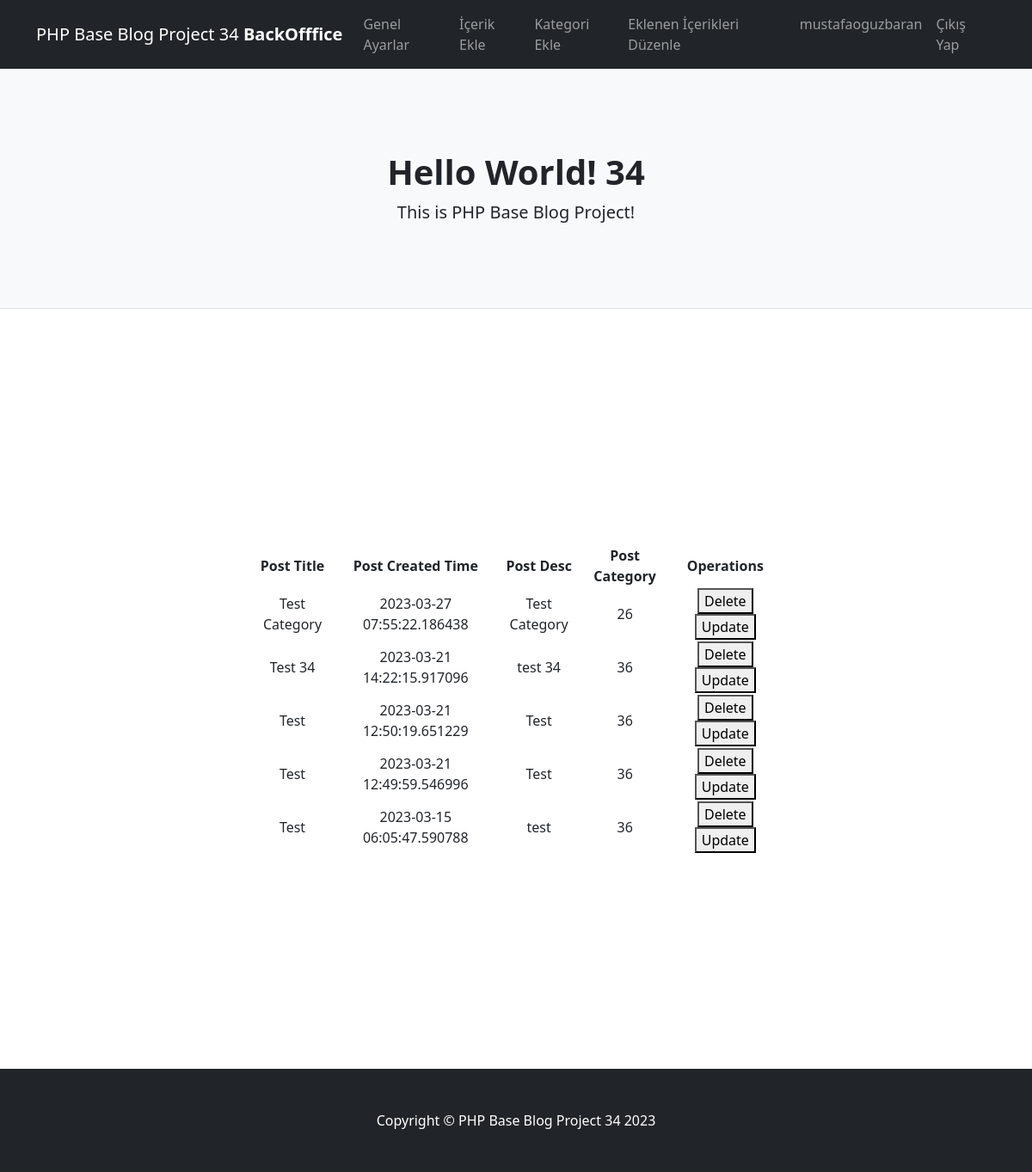
Screenshot of /contentlist (signed in) with the database file from the repository.
### tables this page shows
CREATE TABLE `sitesettings` (
  `id` int(11) NOT NULL,
  `logo` varchar(55) NOT NULL,
  `header_title` varchar(55) NOT NULL,
  `header_desc` varchar(55) NOT NULL,
  `side_title` varchar(55) NOT NULL,
  `side_desc` varchar(120) NOT NULL
);

CREATE TABLE `posts` (
  `post_id` int(11) NOT NULL,
  `post_title` varchar(55) NOT NULL,
  `post_created_time` timestamp(6) NOT NULL DEFAULT CURRENT_TIMESTAMP(6),
  `post_desc` varchar(55) NOT NULL,
  `post_content` text NOT NULL,
  `post_img` varchar(500) DEFAULT NULL,
  `post_category` varchar(55) DEFAULT NULL
);

### index.php (called while the page is built, shortened)
<?php
Router::get('/contentlist', function (){
    require "views/backoffice/contentlist.php";
});
Router::dispatch();
?>

### lib/Database/Connection.php (called while the page is built, shortened)
<?php
class Connection
{
function __construct()
{
    $this -> conn = $this-> connect();
}
    private function connect(){
        $this->host = "localhost";
        $this->port = 8888;
        $this->name = "phpmyblog";
        $this->user = "root";
        $this->pass = "root";
        try {
            $connect = "mysql:host=" . $this->host . ";port=" . $this->port . ";dbname=" . $this->name . ";charset=utf8mb4";
            $options = [PDO::ATTR_DEFAULT_FETCH_MODE, PDO::FETCH_ASSOC];
            return $this->conn = new PDO($connect, $this->user, $this->pass, $options);
        } catch (PDOException $e) {
            http_response_code(500);
            return die('Database Connection Error: ' . $e->getMessage() . ' (check database connection variables on the app.php)');
        }
}
}

### lib/Models/Settings.php (called while the page is built, shortened)
<?php
class Settings extends Connection
{
    public function settingsFetch($fetchDatabase)
    {
        $fetch = $this->conn->prepare(
            "SELECT * FROM sitesettings"
        );
        $fetch->execute();
        $fetchSettings = $fetch->fetch(\PDO::FETCH_ASSOC);
        return $fetchSettings[$fetchDatabase];
    }
}

### lib/Models/Posts.php (called while the page is built, shortened)
<?php
class Posts extends Connection
{
    public function fetchPostAllData()
    {
        $fetch = $this->conn->prepare("SELECT * FROM posts ORDER BY post_id DESC LIMIT 5");
        $fetch->execute();
        return $fetch->fetchAll(\PDO::FETCH_ASSOC);
    }
}

### views/backoffice/contentlist.php (the view)
<?php use Mobar\Models\Posts;
require_once "views/layouts/header.php";
$fetchData = new Posts();
$fetchData ->deletePostData();
if(isset($_SESSION['username']) == null){
    Header('Location: anasayfa');
}else{ ?>
    <div class="container">
        <div class="row">
            <div class="col-lg-12">
                <center>
                    <table style="text-align: center; margin: 250px">
                        <tr>
                            <th>Post Title</th>
                            <th>Post Created Time</th>
                            <th>Post Desc</th>
                            <th>Post Category</th>
                            <th>Operations</th>
                        </tr>
                        <?php
                        foreach($fetchData->fetchPostAllData() as $value){
                            ?>
                            <tr>
                                <td><?php echo $value['post_title'] ?></td>
                                <td><?php echo $value['post_created_time'] ?></td>
                                <td><?php echo $value['post_desc'] ?></td>
                                <td><?php echo $value['post_category'] ?></td>
                                <td><a href="<?php $_SERVER['PHP_SELF'] ?>?post_id=<?php echo $value['post_id'] ?>"><button type="button">Delete</button></a>
                                    <a href="postupdate?post_id=<?php echo $value['post_id'] ?>"><button type="button">Update</button></a>
                                </td>
                            </tr>
                        <?php } ?>
                    </table>
                </center>
            </div>
        </div>
    </div>
    <?php require_once "views/layouts/footer.php"; ?>
<?php }
?>

### lib/Core/Router.php (shortened to what this page needs)
<?php
class Router
{
    public static $routes = [];
    public static $methods = [];
    public static $callbacks = [];
    public static function __callstatic($method, $params)
    {
        array_push(self::$routes, $params[0]);
        array_push(self::$methods, strtoupper($method));
        array_push(self::$callbacks, $params[1]);
    }
    public static function dispatch()
    {
        $req_uri = $_SERVER['REQUEST_URI'];
        if (substr($req_uri, 0, strlen(\ROOTFOLDER)+1) === \ROOTFOLDER.'/') {
            $path = substr($req_uri, strlen(\ROOTFOLDER));
        } else {
            $path = $req_uri;
        }
        $uri = urldecode(parse_url($path, PHP_URL_PATH));
        foreach (self::$routes as $routeKey => $route) {
            if ( preg_match('~^'.$route.'$~', $uri, $matched) && self::$methods[$routeKey] == $_SERVER['REQUEST_METHOD']) {
                $routingDefinition =  self::$callbacks[$routeKey];
                $parts = explode('/',$matched[0]);
                array_shift($parts);
                call_user_func_array($routingDefinition, $parts);
                break;
            }
        }
    }
}

### views/layouts/header.php (shortened to what this page needs)
<?php
$fetchData = new Settings();
?>
<!DOCTYPE html>
<html lang="en">
<head>
    <link href="public/assets/css/styles.css" rel="stylesheet" />
</head>
<body>
<nav class="navbar navbar-expand-lg navbar-dark bg-dark">
    <div class="container">
        <a class="navbar-brand" href="anasayfa"><?php echo $fetchData -> settingsFetch('logo') ?><?php if(isset($_SESSION['username']) == null){
            echo "";
                }else{
            echo "<b> BackOfffice</b>";
            } ?></a>
        <div class="collapse navbar-collapse" id="navbarSupportedContent">
            <ul class="navbar-nav ms-auto mb-2 mb-lg-0">
                <?php if(isset($_SESSION['username']) == null){?>
                    <li class="nav-item"><a class="nav-link" href="anasayfa">Anasayfa</a></li>;
                    <li class="nav-item"><a class="nav-link" href="login">Giriş Yap</a></li>;
                    <li class="nav-item"><a class="nav-link" href="register">kayıt Ol</a></li>;
                <?php }else{ ?>
                    <li class="nav-item"><a class="nav-link" href="backoffice">Genel Ayarlar</a></li>
                    <li class="nav-item"><a class="nav-link" href="add"">İçerik Ekle</a></li>
                    <li class="nav-item"><a class="nav-link" href="addcategory">Kategori Ekle</a></li>
                    <li class="nav-item"><a class="nav-link" href="contentlist">Eklenen İçerikleri Düzenle</a></li>
                    <li class="nav-item"><a class="nav-link" href="anasayfa"><?php if(isset($_SESSION['username']) == null){
                                echo "";
                            }else{
                                echo $_SESSION['username'];
                            } ?></a></li>
                    <li class="nav-item"><a class="nav-link" href="?islem=cikis">Çıkış Yap</a></li>
                <?php } ?>
            </ul>
        </div>
    </div>
</nav>
<header class="py-5 bg-light border-bottom mb-4">
    <div class="container">
        <div class="text-center my-5">
            <h1 class="fw-bolder"><?php echo $fetchData ->settingsFetch('header_title') ?></h1>
            <p class="lead mb-0"><?php echo $fetchData ->settingsFetch('header_desc') ?></p>
        </div>
    </div>
</header>

### views/layouts/footer.php (shortened to what this page needs)
<?php
$fetchData = new Settings()
?>
<footer class="py-5 bg-dark">
    <div class="container"><p class="m-0 text-center text-white">Copyright &copy; <?php echo $fetchData -> settingsFetch('logo'); ?>  2023</p></div>
</footer>
</body>
</html>

### rows the page displays
sitesettings: logo "PHP Base Blog Project 34", header_title "Hello World! 34", header_desc "This is PHP Base Blog Project!"
posts: post_title "Test Category", post_created_time "2023-03-27 07:55:22.186438", post_desc "Test Category", post_category "26"
posts: post_title "Test 34", post_created_time "2023-03-21 14:22:15.917096", post_desc "test 34", post_category "36"
posts: post_title "Test", post_created_time "2023-03-21 12:50:19.651229", post_desc "Test", post_category "36"
posts: post_title "Test", post_created_time "2023-03-21 12:49:59.546996", post_desc "Test", post_category "36"
posts: post_title "Test", post_created_time "2023-03-15 06:05:47.590788", post_desc "test", post_category "36"
